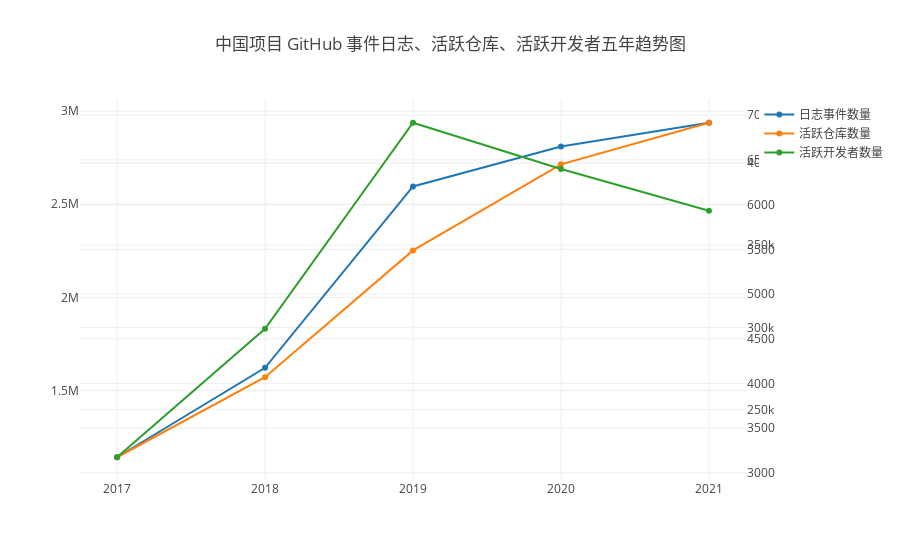

Notebook source saved alongside this figure:
### Markdown cell above
### 中国

此节包含近五年中国项目在 GitHub 日志的事件总量、活跃仓库数量、活跃在中国项目上的开发者总量的变化趋势。

通过统计全域 GitHub 事件日志，可以看到近 5 年全球开源的总体活跃情况和活跃仓库数量都在明显上升，特别是疫情后，有一个加速上升的趋势。同时活跃仓库数量，目前保持着大约 24% 左右的增速，显示了全球开源发展中的增速。

中国同样，在经历了疫情前后的快速增长后，开始处于一个平稳的增长期。不过随着 2021 年国家各项政策性意见的出台、中国自己的基金会成立、大企业对开源的大力投入、以开源为主的初创企业的大量涌现等，相信接下来中国又会进入到一个快速的增长期。

### Code cell
openDigger.driver.clickhouse.query(`SELECT COUNT() AS event_count, COUNT(DISTINCT repo_id) AS active_repo_count, COUNT(DISTINCT actor_id) AS active_actor_count, toYear(created_at) AS year
FROM github_log.events WHERE year >= ${startYear} AND year <= ${year} AND (repo_id IN [${chineseLabel.githubRepos.join(',')}] OR org_id IN [${chineseLabel.githubOrgs.join(',')}]) GROUP BY year ORDER BY year`).then(data => {
    var eventCount = [], activeRepoCount = [], activeActorCount = [];
    data.forEach(d => {
        eventCount.push(d.event_count);
        activeRepoCount.push(d.active_repo_count);
        activeActorCount.push(d.active_actor_count);
    });
    openDigger.render.plotly([
        {x: years, y: eventCount, mode: 'scatter', name: '日志事件数量'},
        {x: years, y: activeRepoCount, mode: 'scatter', name: '活跃仓库数量', yaxis: 'y2'},
        {x: years, y: activeActorCount, mode: 'scatter', name: '活跃开发者数量', yaxis: 'y3'},
    ], {
        title: '中国项目 GitHub 事件日志、活跃仓库、活跃开发者五年趋势图',
        yaxis2: { overlaying: 'y', side: 'right', anchor: 'x' },
        yaxis3: { overlaying: 'y', side: 'right', anchor: 'x' },
        xaxis: {type: 'category'}
    });
});

### Figure 1 — Plotly figure (JSON) as saved in the notebook; plotly's stock layout.template omitted (floating-point values rounded to 4 significant figures)
{"data": [{"mode": "scatter", "name": "日志事件数量", "x": [2017, 2018, 2019, 2020, 2021], "y": ["1142037", "1622287", "2595208", "2809382", "2937188"]}, {"mode": "scatter", "name": "活跃仓库数量", "x": [2017, 2018, 2019, 2020, 2021], "y": ["3174", "4069", "5488", "6451", "6916"], "yaxis": "y2"}, {"mode": "scatter", "name": "活跃开发者数量", "x": [2017, 2018, 2019, 2020, 2021], "y": ["220893", "299084", "424564", "396388", "370964"], "yaxis": "y3"}], "layout": {"autosize": true, "title": {"text": "中国项目 GitHub 事件日志、活跃仓库、活跃开发者五年趋势图"}, "xaxis": {"autorange": true, "range": [-0.2389, 4.239], "type": "category"}, "yaxis": {"autorange": true, "range": [993900.0, 3085000.0], "type": "linear"}, "yaxis2": {"anchor": "x", "autorange": true, "overlaying": "y", "range": [2865.0, 7225.0], "side": "right", "type": "linear"}, "yaxis3": {"anchor": "x", "autorange": true, "overlaying": "y", "range": [204100.0, 441400.0], "side": "right", "type": "linear"}}}
